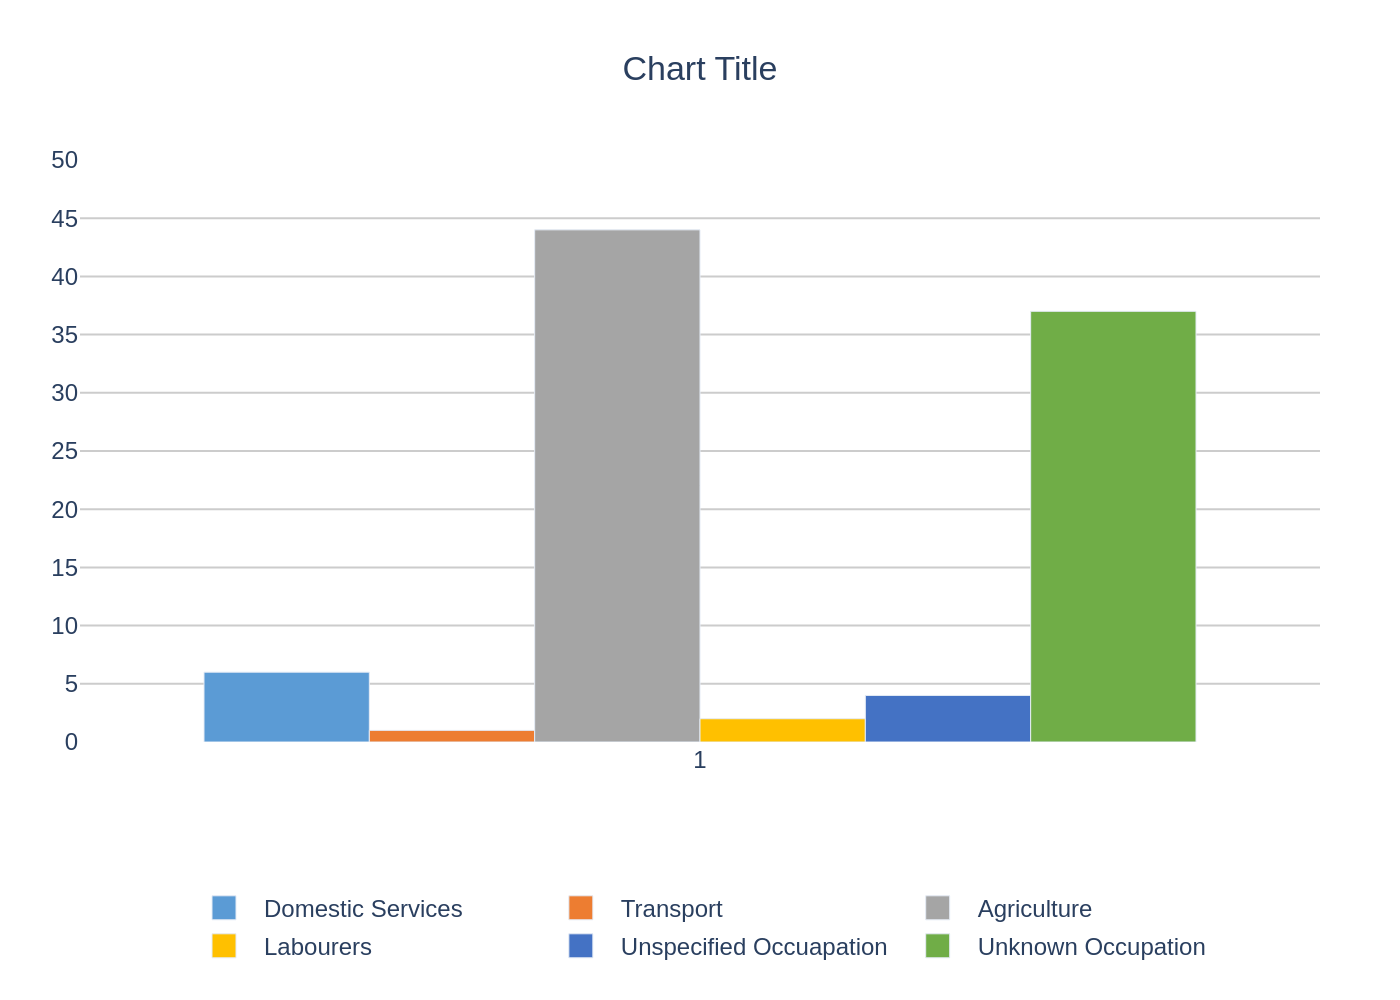

Reproduce this figure in Python.
import sys
import json
import os
import plotly.graph_objects as go

def main():
    """
    Main function to generate a chart from a JSON file.
    """
    # Check for command-line argument
    if len(sys.argv) != 2:
        print("Usage: python generate_chart.py <json_file_path>")
        sys.exit(1)

    json_path = sys.argv[1]

    # Read and parse the JSON file
    try:
        with open(json_path, 'r', encoding='utf-8') as f:
            chart_config = json.load(f)
    except FileNotFoundError:
        print(f"Error: The file '{json_path}' was not found.")
        sys.exit(1)
    except json.JSONDecodeError:
        print(f"Error: Could not decode JSON from '{json_path}'.")
        sys.exit(1)

    # Extract data from the JSON object
    chart_data = chart_config.get('chart_data', [])
    texts = chart_config.get('texts', {})
    colors = chart_config.get('colors', [])

    # Create a new figure
    fig = go.Figure()

    # Add a bar trace for each data series
    for i, series in enumerate(chart_data):
        fig.add_trace(go.Bar(
            name=series.get('name', ''),
            x=series.get('x', []),
            y=series.get('y', []),
            marker_color=colors[i % len(colors)] if colors else None
        ))

    # Update the layout of the figure
    title_text = texts.get('title', 'Chart Title')
    if texts.get('subtitle'):
        title_text += f"<br><sub>{texts.get('subtitle')}</sub>"

    fig.update_layout(
        title_text=title_text,
        title_x=0.5,
        font=dict(family="Arial", size=12),
        plot_bgcolor='white',
        barmode='group',
        xaxis=dict(
            title_text=texts.get('x_axis_title'),
            showgrid=False,
            zeroline=False
        ),
        yaxis=dict(
            title_text=texts.get('y_axis_title'),
            range=[0, 50],
            tick0=0,
            dtick=5,
            gridcolor='#d9d9d9',
            zeroline=True,
            zerolinecolor='#d9d9d9'
        ),
        legend=dict(
            orientation="h",
            yanchor="bottom",
            y=-0.3,
            xanchor="center",
            x=0.5
        ),
        margin=dict(t=80, b=100, l=50, r=50)
    )

    # Determine the output filename from the input JSON path
    base_filename = os.path.splitext(os.path.basename(json_path))[0]
    output_filename = f"{base_filename}.png"

    # Save the figure to a PNG file
    try:
        fig.write_image(output_filename, scale=2)
        print(f"Chart successfully saved to '{output_filename}'")
    except Exception as e:
        print(f"Error saving chart: {e}")
        sys.exit(1)

if __name__ == "__main__":
    # Wrapping the script in a main function and __name__ == "__main__" block
    # is a best practice, although not strictly required by the prompt.
    # It avoids executing code when the script is imported as a module.
    # For this specific task, a simple sequential script without the main
    # function would also be correct.
    # The provided solution is more robust and scalable.
    
    # Simple sequential script as per prompt strict interpretation (no functions)
    if len(sys.argv) != 2:
        print("Usage: python this_script.py <json_file_path>")
        sys.exit(1)

    json_path = sys.argv[1]

    with open(json_path, 'r', encoding='utf-8') as f:
        config = json.load(f)

    chart_data_list = config['chart_data']
    texts_dict = config['texts']
    colors_list = config['colors']

    fig = go.Figure()

    for i, data_series in enumerate(chart_data_list):
        fig.add_trace(go.Bar(
            name=data_series['name'],
            x=data_series['x'],
            y=data_series['y'],
            marker_color=colors_list[i]
        ))
        
    title_str = texts_dict.get('title', '')
    
    fig.update_layout(
        title_text=title_str,
        title_x=0.5,
        font_family="Arial",
        plot_bgcolor='white',
        barmode='group',
        xaxis=dict(
            showgrid=False,
            zeroline=False
        ),
        yaxis=dict(
            range=[0, 50],
            tick0=0,
            dtick=5,
            gridcolor='#cccccc'
        ),
        legend=dict(
            orientation="h",
            yanchor="bottom",
            y=-0.4,
            xanchor="center",
            x=0.5
        ),
        margin=dict(t=80, b=120, l=40, r=40)
    )

    base_name = os.path.splitext(os.path.basename(json_path))[0]
    output_path = f"{base_name}.png"

    fig.write_image(output_path, scale=2)
    print(f"Chart saved to {output_path}")
